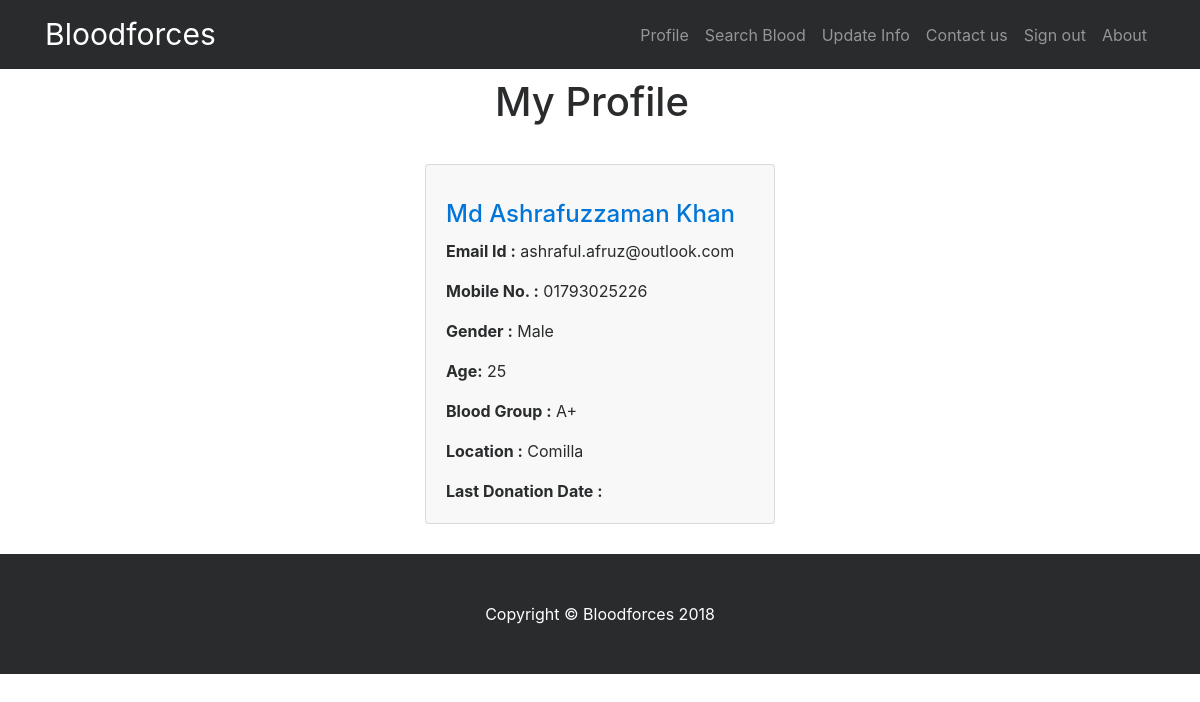
/user/profile.php (signed in), run on the app's committed database.
### tables this page shows
CREATE TABLE `tblblooddonars` (
  `id` int(11) NOT NULL,
  `FullName` varchar(100) DEFAULT NULL,
  `MobileNumber` char(11) DEFAULT NULL,
  `EmailId` varchar(100) DEFAULT NULL,
  `Gender` varchar(20) DEFAULT NULL,
  `Age` int(11) DEFAULT NULL,
  `BloodGroup` varchar(20) DEFAULT NULL,
  `Address` varchar(255) DEFAULT NULL,
  `PostingDate` timestamp NOT NULL DEFAULT CURRENT_TIMESTAMP,
  `status` int(1) DEFAULT NULL,
  `password` varchar(12) NOT NULL,
  `lastdonate` varchar(20) DEFAULT NULL
);

### user/profile.php (the view, shortened to what this page needs)
<?php
	include('includes/config.php');
	?>
<!DOCTYPE html>
<html lang="en">
<head>
    <link href="../vendor/bootstrap/css/bootstrap.min.css" rel="stylesheet">
    <link href="../vendor/font-awesome/css/font-awesome.min.css" rel="stylesheet" type="text/css">
    <link href="../css/modern-business.css" rel="stylesheet">
</head>
<body>
<?php include('includes/header.php');?>
    <div class="container">
        <h1 class="mt-4 mb-3" style="margin-left: 450px ;margin-top: 60px">My Profile</h1>
        <br>
        <div class="row">
		<div class="col-lg-4 col-sm-6 portfolio-item" >
		</div>
                   <?php
$email=$_SESSION['alogin'];
$sql = "SELECT * from tblblooddonars where Emailid=:email";
$query = $dbh -> prepare($sql);
$query->bindParam(':email',$email,PDO::PARAM_STR);
$query->execute();
$results=$query->fetchAll(PDO::FETCH_OBJ);
if($query->rowCount() > 0)
{
foreach($results as $result)
{ ?>
            <div class="col-lg-4 col-sm-6 portfolio-item" >
                <div class="card h-100" style="background-color: #F7F8F7">
                    <div class="card-block">
                        <h4 class="card-title"><a href="#"><p>  </p>  <?php echo htmlentities($result->FullName);?></a></h4>
                        <p class="card-text"><b>Email Id :</b> <?php echo htmlentities($result->EmailId);?></p>
		<p class="card-text"><b>Mobile No. :</b> <?php echo htmlentities($result->MobileNumber);?></p>
<p class="card-text"><b>  Gender :</b> <?php echo htmlentities($result->Gender);?></p>
<p class="card-text"><b> Age:</b> <?php echo htmlentities($result->Age);?></p>
<p class="card-text"><b>Blood Group :</b> <?php echo htmlentities($result->BloodGroup);?></p>
<p class="card-text"><b>Location :</b>  <?php echo htmlentities($result->Address);?></p>
<p class="card-text"><b>Last Donation Date :</b> <?php echo htmlentities($result->lastdonate);?></p>
                    </div>
                </div>
            </div>
            <?php }}
else
{
echo htmlentities("No Records Found");
}
             ?>
        </div>
    </div>
   <?php include('includes/footer.php');?>
</body>
</html>

### css/modern-business.css (style rules this page uses)
body { padding-top: 54px; }
@media (min-width: 992px) { body { padding-top: 56px; } }
.portfolio-item { margin-bottom: 30px; }

### data on the page
tblblooddonars: FullName "Md Ashrafuzzaman Khan", EmailId "ashraful.afruz@outlook.com", MobileNumber "01793025226", Gender "Male", Age "25", BloodGroup "A+", Address "Comilla"
